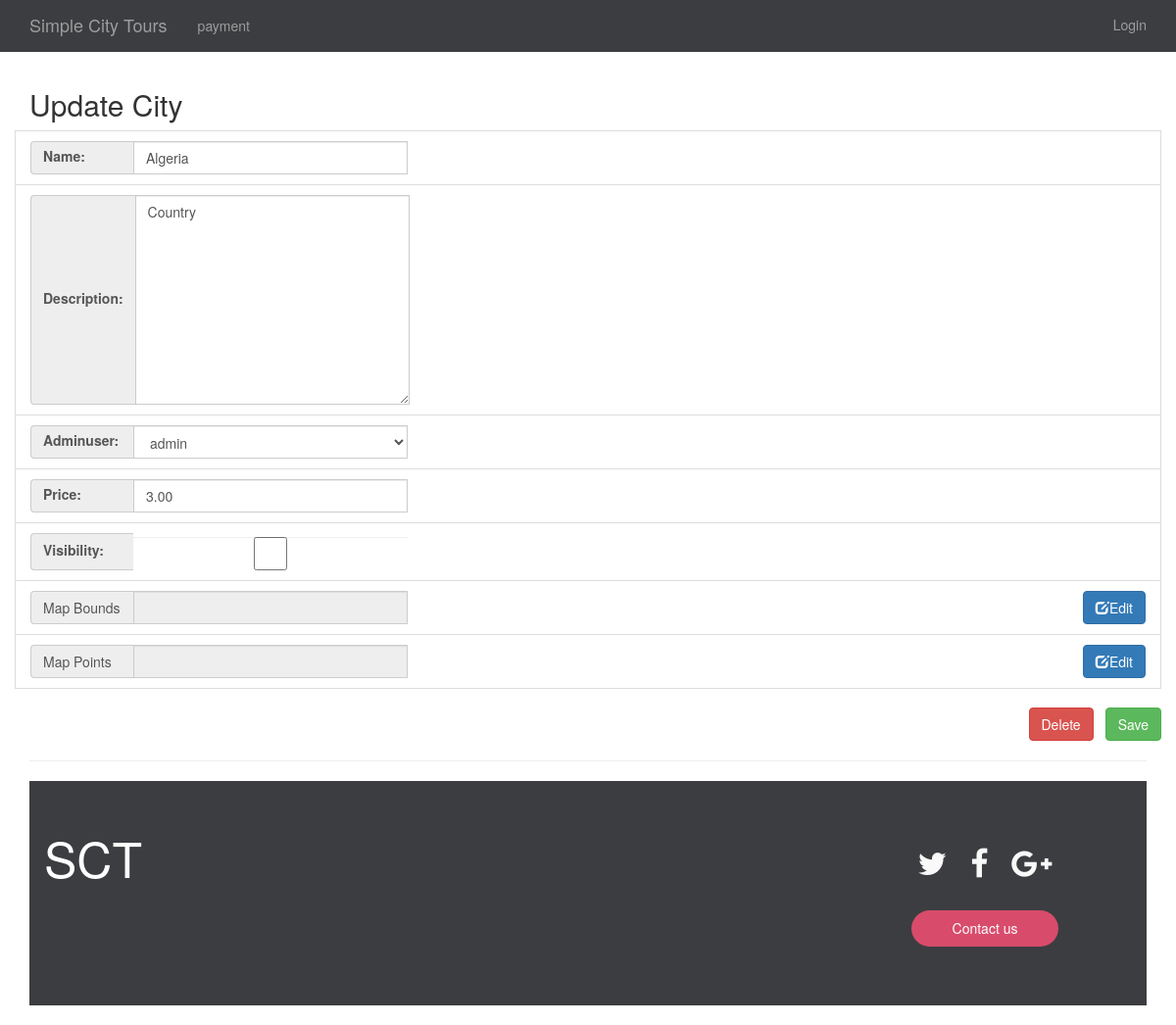
The app's page /cityUpdateAdmin/18/ with its own data.
### app/models.py (models this page shows, shortened)
class Location(models.Model):
    name = models.CharField(max_length=255,null=True)
    created = models.DateTimeField(auto_now_add=True, editable=False, null=True)
    last_updated = models.DateTimeField(auto_now=True, editable=False, null=True)
    adminuser = models.ForeignKey(User, on_delete=models.PROTECT)
    lat = models.DecimalField(decimal_places=19, max_digits=23,null=True)
    lng = models.DecimalField(decimal_places=19, max_digits=23,null=True)
    price = models.DecimalField(decimal_places=2, max_digits=12,null=True)
    visibility = models.BooleanField(default=True)
    description = models.CharField(max_length=1000,null=True)
    polygon = models.OneToOneField(Polygon, models.CASCADE ,null=True)
    zoom = models.IntegerField(null=True)

### app/views.py (the view)
# urls.py: url(r'^cityUpdateAdmin/(?P<pk>[0-9]+)/$', app.views.cityUpdateAdmin.as_view(), name='cityUpdateAdmin'),
class cityUpdateAdmin(UpdateView):
   model = Location
   form_class = modelform_factory(Location,
   widgets={
       "name": TextInput({
       'class': 'form-control','placeholder': 'city'
       }),
       "description": Textarea({
       'class': 'form-control','placeholder': 'description'
       }),
       "adminuser": Select({
       'class': 'form-control',
       }),
       "price": NumberInput({
       'class': 'form-control',
       }),
       "visibility": CheckboxInput({
       'class': 'form-control'
       }),},
   fields=('name', 'description', 'adminuser', 'price', 'visibility','id'))
   template_name = 'app/mapEditForm.html'
   def get_pk(self):
        pk= self.kwargs['pk']
        return pk

### app/templates/app/mapEditForm.html (shortened to what this page needs)
{% extends "app/layout.html" %}
{% block content %}
<h2>Update City</h2>
<div class="row">
     <form class="form-horizontal" action="" method="post">
         <ul class="list-group">
             {% include 'app/city-form-template.html' %}
             <li class="list-group-item">
                    <div class="input-group">
                        <span class="input-group-addon">Map Bounds</span>
                        <input id="mapBounds" type="text" class="form-control pull-left" name="mapBounds" disabled>
                        <span class="input-group-btn">
                            <a href="{% url 'cityPolygonUpdate' view.get_pk %}"><span class="btn btn-primary editBut" id="polyEdit"><span class="glyphicon glyphicon-edit"></span>Edit</span></a>
                        </span>
                    </div>
                </li>
                <li class="list-group-item">
                    <div class="input-group">
                        <span class="input-group-addon">Map Points</span>
                        <input id="mapPoints" type="text" class="form-control pull-left" name="mapPoints" disabled>
                        <span class="input-group-btn">
                            <a href="{% url 'cityPointsUpdate' view.get_pk %}"><span class="btn btn-primary editBut" id="pointsEdit"><span class="glyphicon glyphicon-edit"></span>Edit</span></a>
                        </span>
                    </div>
                </li>
             <li>
                 <button type="submit" class="btn btn-success pull-right" style="margin-top: 20px">Save</button>
             </li>
         </ul>
     </form>
     <form action="{% url 'cityDelete' view.get_pk %}" method="post">
        <div class="form-group">
            <button type="submit" style="margin-right: 12px" class="btn btn-danger pull-right">Delete</button>
        </div>
    </form>
</div>
{% endblock %}

### app/templates/app/city-form-template.html (shortened to what this page needs)
{% for field in form %}
    <li class="list-group-item">
            <div class="input-group">
                <span class="input-group-addon">{{field.label_tag}}</span>
                <div>{{field}}</div>
            </div>
    </li>
{% endfor %}

### app/static/app/content/site.css (style rules this page uses)
body { padding-top: 50px; padding-bottom: 20px; }
input, select, textarea { max-width: 280px; }

### app/static/app/css/style.css (style rules this page uses)
.editBut { background-color: #3379b8; font-size: 20px; margin-bottom: 5px; border-radius: 10%; padding: 3%; }
ul li { display: inline; }
.input-group-addon { min-width: 105px !important; text-align: left !important; }

### records on screen
Location: form "Algeria" "Country" "admin" "3.00"

### other values on screen
{{ field.label_tag }} "Name:" "Description:" "Adminuser:" "Price:" "Visibility:"
